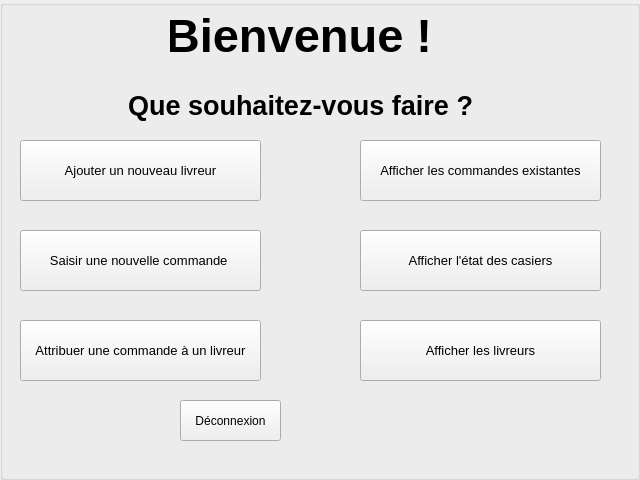
<?xml version="1.0" encoding="UTF-8"?>
<ui version="4.0">
 <class>MainPage</class>
 <widget class="QMainWindow" name="MainPage">
  <property name="geometry">
   <rect>
    <x>0</x>
    <y>0</y>
    <width>640</width>
    <height>480</height>
   </rect>
  </property>
  <property name="windowTitle">
   <string>MainWindow</string>
  </property>
  <widget class="QWidget" name="centralwidget">
   <widget class="QGroupBox" name="groupBox">
    <property name="geometry">
     <rect>
      <x>0</x>
      <y>0</y>
      <width>640</width>
      <height>480</height>
     </rect>
    </property>
    <property name="styleSheet">
     <string notr="true"/>
    </property>
    <property name="title">
     <string/>
    </property>
    <widget class="QLabel" name="label_title">
     <property name="geometry">
      <rect>
       <x>170</x>
       <y>0</y>
       <width>271</width>
       <height>71</height>
      </rect>
     </property>
     <property name="font">
      <font>
       <pointsize>35</pointsize>
       <bold>true</bold>
      </font>
     </property>
     <property name="styleSheet">
      <string notr="true"/>
     </property>
     <property name="text">
      <string>Bienvenue ! </string>
     </property>
     <property name="alignment">
      <set>Qt::AlignmentFlag::AlignCenter</set>
     </property>
    </widget>
    <widget class="QLabel" name="label_title_2">
     <property name="geometry">
      <rect>
       <x>120</x>
       <y>80</y>
       <width>361</width>
       <height>51</height>
      </rect>
     </property>
     <property name="font">
      <font>
       <pointsize>20</pointsize>
       <bold>true</bold>
      </font>
     </property>
     <property name="styleSheet">
      <string notr="true"/>
     </property>
     <property name="text">
      <string>Que souhaitez-vous faire ?</string>
     </property>
     <property name="alignment">
      <set>Qt::AlignmentFlag::AlignCenter</set>
     </property>
    </widget>
    <widget class="QPushButton" name="pushButton_ajout_livreur">
     <property name="geometry">
      <rect>
       <x>20</x>
       <y>140</y>
       <width>241</width>
       <height>61</height>
      </rect>
     </property>
     <property name="font">
      <font>
       <pointsize>10</pointsize>
      </font>
     </property>
     <property name="text">
      <string>Ajouter un nouveau livreur</string>
     </property>
    </widget>
    <widget class="QPushButton" name="pushButton_new_commande">
     <property name="geometry">
      <rect>
       <x>20</x>
       <y>230</y>
       <width>241</width>
       <height>61</height>
      </rect>
     </property>
     <property name="font">
      <font>
       <pointsize>10</pointsize>
      </font>
     </property>
     <property name="text">
      <string>Saisir une nouvelle commande </string>
     </property>
    </widget>
    <widget class="QPushButton" name="pushButton_afficher_etat_casier">
     <property name="geometry">
      <rect>
       <x>360</x>
       <y>230</y>
       <width>241</width>
       <height>61</height>
      </rect>
     </property>
     <property name="font">
      <font>
       <pointsize>10</pointsize>
      </font>
     </property>
     <property name="text">
      <string>Afficher l'état des casiers</string>
     </property>
    </widget>
    <widget class="QPushButton" name="pushButton_attribuer_commande_livreur">
     <property name="geometry">
      <rect>
       <x>20</x>
       <y>320</y>
       <width>241</width>
       <height>61</height>
      </rect>
     </property>
     <property name="font">
      <font>
       <pointsize>10</pointsize>
      </font>
     </property>
     <property name="text">
      <string>Attribuer une commande à un livreur</string>
     </property>
    </widget>
    <widget class="QPushButton" name="pushButton_afficher_commande">
     <property name="geometry">
      <rect>
       <x>360</x>
       <y>140</y>
       <width>241</width>
       <height>61</height>
      </rect>
     </property>
     <property name="font">
      <font>
       <pointsize>10</pointsize>
      </font>
     </property>
     <property name="text">
      <string>Afficher les commandes existantes</string>
     </property>
    </widget>
    <widget class="QPushButton" name="pushButton_afficher_livreur">
     <property name="geometry">
      <rect>
       <x>360</x>
       <y>320</y>
       <width>241</width>
       <height>61</height>
      </rect>
     </property>
     <property name="font">
      <font>
       <pointsize>10</pointsize>
      </font>
     </property>
     <property name="text">
      <string>Afficher les livreurs</string>
     </property>
    </widget>
    <widget class="QPushButton" name="pushButton_deconnexion">
     <property name="geometry">
      <rect>
       <x>180</x>
       <y>400</y>
       <width>101</width>
       <height>41</height>
      </rect>
     </property>
     <property name="text">
      <string>Déconnexion</string>
     </property>
    </widget>
   </widget>
  </widget>
 </widget>
 <resources/>
 <connections/>
</ui>
